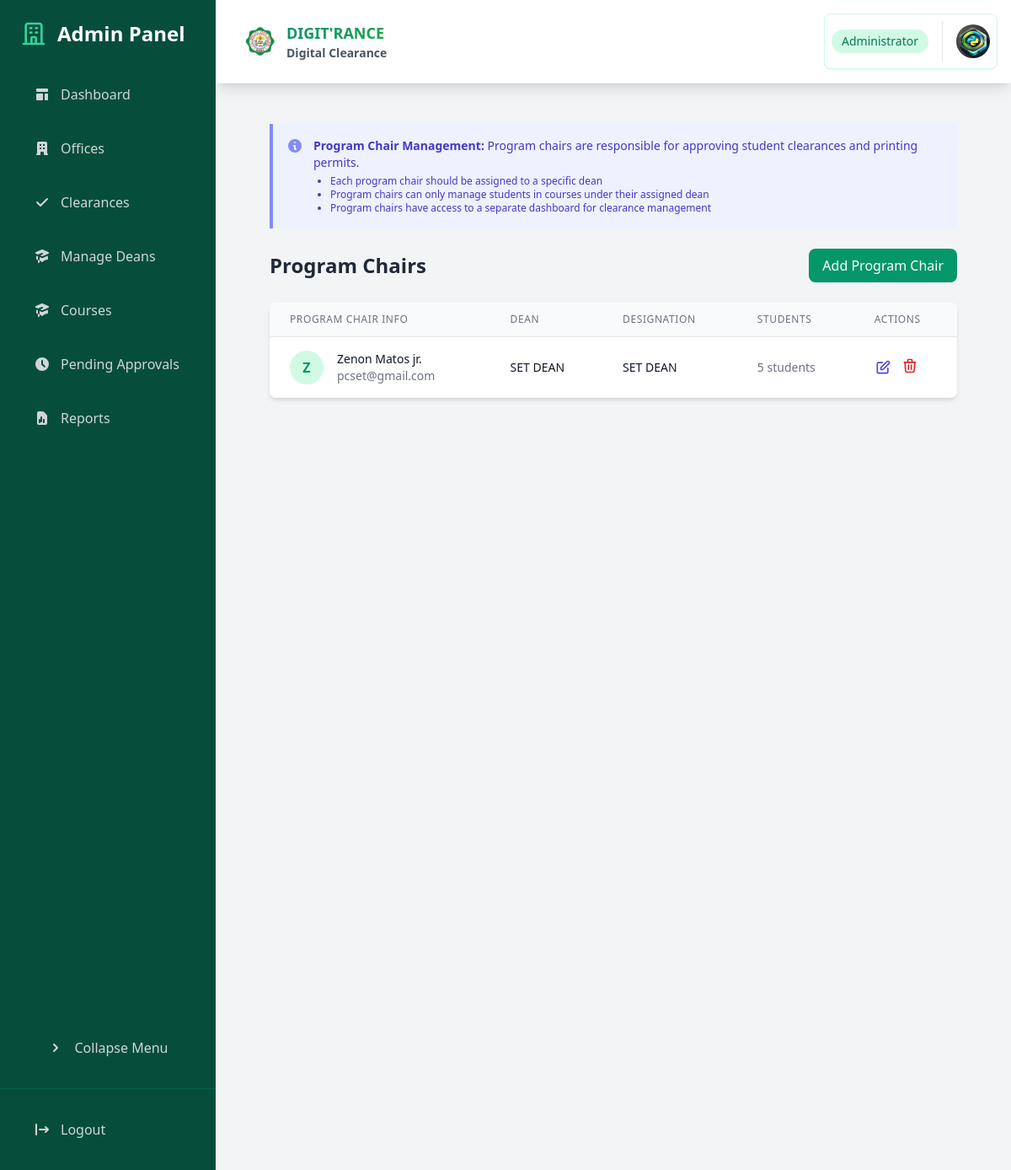
The page /dashboard/admin/program-chairs/ (signed in) on the database its author committed.
### core/models.py (models this page shows, shortened)
class ProgramChair(models.Model):
    user = models.OneToOneField(User, on_delete=models.CASCADE)
    dean = models.ForeignKey(Dean, on_delete=models.SET_NULL, null=True, blank=True)
    profile_picture = models.ImageField(upload_to='program_chair_profiles/', null=True, blank=True)
    designation = models.CharField(max_length=100, blank=True, null=True)
    def get_full_name(self):
        return self.user.get_full_name()

class Dean(models.Model):
    name = models.CharField(max_length=100, unique=True)
    logo = models.ImageField(upload_to='dean_logos/', blank=True, null=True)
    description = models.TextField(blank=True, null=True)
    created_at = models.DateTimeField(auto_now_add=True)

### core/views.py (the view, shortened to what this page needs)
# urls.py: path('dashboard/admin/program-chairs/', views.admin_program_chairs, name='admin_program_chairs'),
@login_required
@user_passes_test(lambda u: u.is_superuser)
def admin_program_chairs(request):
    program_chairs = ProgramChair.objects.all().select_related('user', 'dean')
    for pc in program_chairs:
        pc.student_count = Student.objects.filter(program_chair=pc).count()
    program_chair_user_ids = program_chairs.values_list('user_id', flat=True)
    available_users = User.objects.exclude(id__in=program_chair_user_ids).filter(is_active=True)
    return render(request, 'admin/program_chairs.html', {
        'program_chairs': program_chairs,
        'available_users': available_users,
        'deans': Dean.objects.all()
    })

### core/models.py (called while the page is built)
    def get_profile_picture_url(self):
        return self.profile_picture.url if self.profile_picture else static('img/default-profile.png')

### templates/admin/program_chairs.html (shortened to what this page needs)
{% extends 'admin/base_admin.html' %}
{% block admin_content %}
<div class="space-y-6">
    <div class="bg-indigo-50 border-l-4 border-indigo-400 p-4 mb-4">
        <div class="flex">
            <div class="flex-shrink-0">
                <svg class="h-5 w-5 text-indigo-400" viewBox="0 0 20 20" fill="currentColor">
                    <path fill-rule="evenodd" d="M18 10a8 8 0 11-16 0 8 8 0 0116 0zm-7-4a1 1 0 11-2 0 1 1 0 012 0zM9 9a1 1 0 000 2v3a1 1 0 001 1h1a1 1 0 100-2v-3a1 1 0 00-1-1H9z" clip-rule="evenodd" />
                </svg>
            </div>
            <div class="ml-3">
                <p class="text-sm text-indigo-700">
                    <strong>Program Chair Management:</strong> Program chairs are responsible for approving student clearances and printing permits.
                </p>
                <ul class="list-disc ml-5 text-xs text-indigo-700 mt-1">
                    <li>Each program chair should be assigned to a specific dean</li>
                    <li>Program chairs can only manage students in courses under their assigned dean</li>
                    <li>Program chairs have access to a separate dashboard for clearance management</li>
                </ul>
            </div>
        </div>
    </div>
    <div class="flex justify-between items-center">
        <h1 class="text-2xl font-bold text-gray-800">Program Chairs</h1>
        <button onclick="showAddProgramChairModal()" class="px-4 py-2 bg-emerald-600 text-white rounded-lg hover:bg-emerald-700 transition-colors">
            Add Program Chair
        </button>
    </div>
    <div class="bg-white shadow-md rounded-lg overflow-hidden">
        <table class="min-w-full divide-y divide-gray-200">
            <thead class="bg-gray-50">
                <tr>
                    <th class="px-6 py-3 text-left text-xs font-medium text-gray-500 uppercase tracking-wider">Program Chair Info</th>
                    <th class="px-6 py-3 text-left text-xs font-medium text-gray-500 uppercase tracking-wider">Dean</th>
                    <th class="px-6 py-3 text-left text-xs font-medium text-gray-500 uppercase tracking-wider">Designation</th>
                    <th class="px-6 py-3 text-left text-xs font-medium text-gray-500 uppercase tracking-wider">Students</th>
                    <th class="px-6 py-3 text-left text-xs font-medium text-gray-500 uppercase tracking-wider">Actions</th>
                </tr>
            </thead>
            <tbody class="bg-white divide-y divide-gray-200">
                {% for program_chair in program_chairs %}
                <tr>
                    <td class="px-6 py-4 whitespace-nowrap">
                        <div class="flex items-center">
                            <div class="flex-shrink-0 h-10 w-10">
                                {% if program_chair.profile_picture %}
                                <img class="h-10 w-10 rounded-full object-cover" src="{{ program_chair.profile_picture.url }}" alt="{{ program_chair.get_full_name }}">
                                {% else %}
                                <div class="h-10 w-10 rounded-full bg-emerald-100 flex items-center justify-center">
                                    <span class="text-emerald-600 font-bold">{{ program_chair.get_full_name|slice:":1" }}</span>
                                </div>
                                {% endif %}
                            </div>
                            <div class="ml-4">
                                <div class="text-sm font-medium text-gray-900">{{ program_chair.get_full_name }}</div>
                                <div class="text-sm text-gray-500">{{ program_chair.user.email }}</div>
                            </div>
                        </div>
                    </td>
                    <td class="px-6 py-4 whitespace-nowrap">
                        <div class="text-sm text-gray-900">{{ program_chair.dean.name|default:"Not Assigned" }}</div>
                    </td>
                    <td class="px-6 py-4 whitespace-nowrap">
                        <div class="text-sm text-gray-900">{{ program_chair.designation|default:"Not Specified" }}</div>
                    </td>
                    <td class="px-6 py-4 whitespace-nowrap text-sm text-gray-500">
                        {{ program_chair.student_count }} student{{ program_chair.student_count|pluralize }}
                    </td>
                    <td class="px-6 py-4 whitespace-nowrap text-sm font-medium">
                        <div class="flex items-center space-x-3">
                            <button onclick="editProgramChair('{{ program_chair.id }}')"
                                    class="text-indigo-600 hover:text-indigo-900 transition-colors" title="Edit Program Chair">
                                <svg class="w-5 h-5" fill="none" stroke="currentColor" viewBox="0 0 24 24">
                                    <path stroke-linecap="round" stroke-linejoin="round" stroke-width="2" d="M11 5H6a2 2 0 00-2 2v11a2 2 0 002 2h11a2 2 0 002-2v-5m-1.414-9.414a2 2 0 112.828 2.828L11.828 15H9v-2.828l8.586-8.586z" />
                                </svg>
                            </button>
                            <div class="relative" x-data="{ open: false }">
                                <button @click="open = !open" type="button"
                                        class="text-red-600 hover:text-red-900 transition-colors"
                                        title="Delete Options">
                                    <svg class="w-5 h-5" fill="none" stroke="currentColor" viewBox="0 0 24 24">
                                        <path stroke-linecap="round" stroke-linejoin="round" stroke-width="2" d="M19 7l-.867 12.142A2 2 0 0116.138 21H7.862a2 2 0 01-1.995-1.858L5 7m5 4v6m4-6v6m1-10V4a1 1 0 00-1-1h-4a1 1 0 00-1 1v3M4 7h16" />
                                    </svg>
                                </button>
                            </div>
                        </div>
                    </td>
                </tr>
                {% empty %}
                <tr>
                    <td colspan="5" class="px-6 py-4 text-center text-gray-500">
                        No program chairs found. Click "Add Program Chair" to create one.
                    </td>
                </tr>
                {% endfor %}
            </tbody>
        </table>
    </div>
</div>
{% endblock %}

### rows shown on the page
ProgramChair: get_full_name "Z", get_full_name "Zenon Matos jr.", user.email "pcset@gmail.com", dean.name "SET DEAN", designation "SET DEAN", student_count "5"
